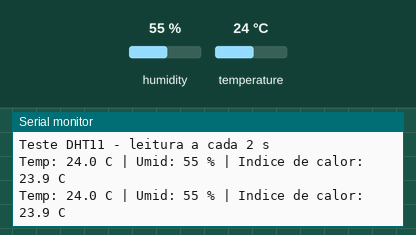
A sketch run on a simulated ESP32. On the bench: the last lines printed to the serial monitor. Inputs (shaded band) come from the test bench; at power-on: humidity 55 %, temperature 24 °C.

Above: at 4.8 s.
4.9 s: humidity set to 22 %
At 7.5 s:
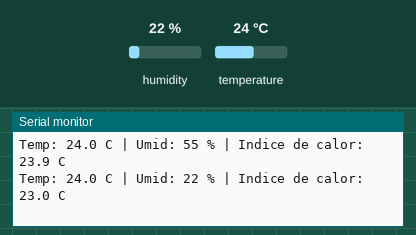
7.9 s: temperature set to 12 °C
At 8.7 s:
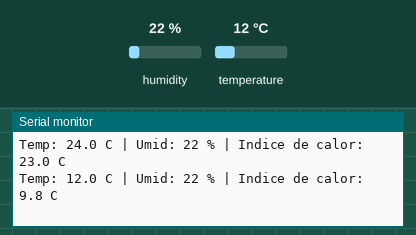
10.9 s: humidity set to 40 %
At 13.5 s:
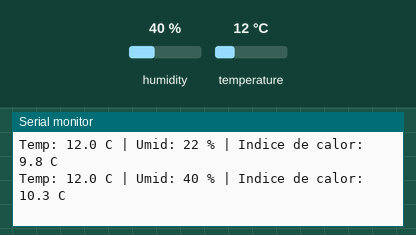
Timing chart, 0 to 15.0 s (numbered marks = the images above; inputs shaded):
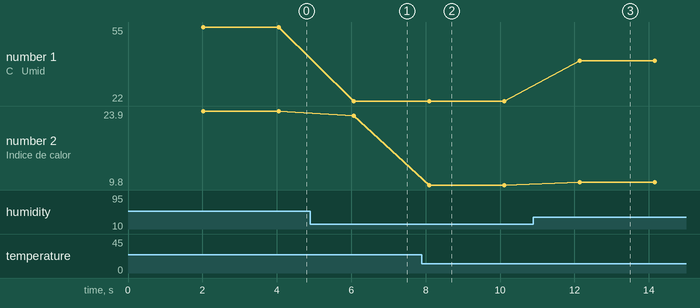

The sketch:

teste1_dht11_D26.ino
```cpp
// TESTE 1 - DHT11 no ESP32 DevKit (WROOM-32)
// Ligação (ESP plugado na protoboard): DHT11 VCC -> trilho + (VIN, 5 V) | DATA -> D26 (j7) | GND -> trilho -
// DHT11 de 4 pinos: o pino 3 fica sem nada. NÃO coloque resistor de pull-up para 5 V.
// Biblioteca: "DHT sensor library" (Adafruit) + "Adafruit Unified Sensor"
#include <DHT.h>
#define PINO_DHT 26   // D26 (ESP plugado na protoboard)
DHT dht(PINO_DHT, DHT11);

void setup() {
  Serial.begin(115200);
  dht.begin();
  Serial.println("Teste DHT11 - leitura a cada 2 s");
}

void loop() {
  delay(2000);                       // o DHT11 nao aceita leituras mais rapidas
  float t = dht.readTemperature();
  float h = dht.readHumidity();
  if (isnan(t) || isnan(h)) {
    Serial.println("Falha na leitura: confira se o DATA esta no D26 (fileira 7) e o VCC/GND nos trilhos");
    return;
  }
  float ic = dht.computeHeatIndex(t, h, false);
  Serial.printf("Temp: %.1f C | Umid: %.0f %% | Indice de calor: %.1f C\n", t, h, ic);
}
```

Measured:
- after the input at 4.9 s, the serial monitor: prints a new line after 1.2 s (image 1)
- after the input at 7.9 s, the serial monitor: prints a new line after 0.19 s (image 2)
- after the input at 10.9 s, the serial monitor: prints a new line after 1.2 s (image 3)
- plotted number 1: 55 → 22 after the input at 4.9 s, 22 → 40 after the input at 10.9 s
- plotted number 2: 23.9 → 23 after the input at 4.9 s, 23 → 9.8 after the input at 7.9 s, 9.8 → 10.3 after the input at 10.9 s
